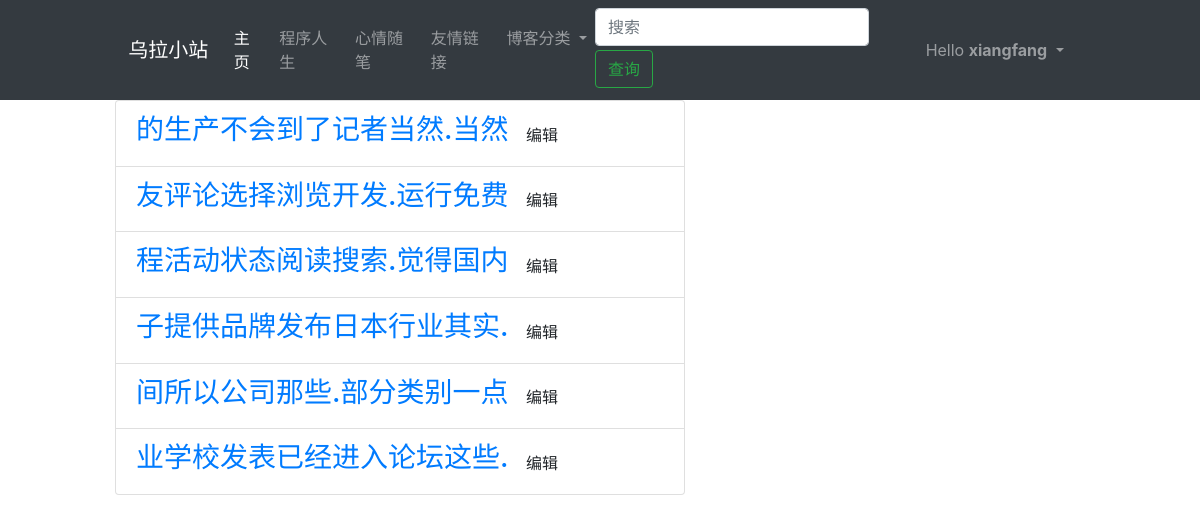
The page /list_post/ (signed in) on the database its author committed.
### app/models.py (models this page shows, shortened)
class User(UserMixin, db.Model):
    __tablename__ = 'user'
    user_id = db.Column(db.Integer, primary_key=True, comment='用户ID')
    user_name = db.Column(db.String(50), unique=True, comment='用户名')
    user_email = db.Column(db.String(20), unique=True, comment='邮箱')
    user_mbl_nm = db.Column(db.String(20), unique=True, comment='用户电话')
    user_passwd_hash = db.Column(db.String(255), comment='用户密码')
    role_id = db.Column(db.Integer, db.ForeignKey('role.role_id'))
    confirmed = db.Column(db.Boolean, default=False)
    location = db.Column(db.String(64))
    about_me = db.Column(db.Text())
    member_since = db.Column(db.DateTime(), default=datetime.now)
    last_seen = db.Column(db.DateTime(), default=datetime.now)
    post = db.relationship('Post', backref='post', lazy='dynamic')
    followed = db.relationship('Follow',
                               foreign_keys=[Follow.follower_id],
                               backref=db.backref('follower', lazy='joined'),
                               lazy='dynamic',
                               cascade='all, delete-orphan')
    followers = db.relationship('Follow',
                                foreign_keys=[Follow.followed_id],
                                backref=db.backref('followed', lazy='joined'),
                                lazy='dynamic',
                                cascade='all, delete-orphan')
    def ping(self):
        self.last_seen = datetime.now()
        db.session.add(self)
        db.session.commit()
    @property
    def user_passwd(self):
        raise AttributeError('密码不可读')

class Post(db.Model):
    __tablename__ = 'post'
    post_id = db.Column(db.Integer, primary_key=True, comment='文章id')
    user_id = db.Column(
        db.Integer,
        db.ForeignKey('user.user_id'),
        comment='用户ID')
    content = db.Column(db.Text, comment='文章内容')
    crtd_time = db.Column(db.DateTime, comment='创作时间')
    last_edit_time = db.Column(db.Date, comment='最后一次修改时间')
    title = db.Column(db.String(200), comment='文章标题')
    body_html = db.Column(db.Text)

### app/auth/views.py (the view)
@auth_bp.route('/list_post/', methods=['GET', 'POST'])
@login_required
@pysnooper.snoop()
def list_post():
    posts = Post.query.filter_by(user_id=current_user.user_id).all()
    return render_template('auth/listpost.html', posts=posts, title='我的博客')

### app/auth/views.py (called while the page is built)
@auth_bp.before_app_request
@pysnooper.snoop()
def before_request():
    if current_user.is_authenticated:
        current_user.ping()
        if not current_user.confirmed \
                and request.endpoint \
                and request.blueprint != 'auth' \
                and request.endpoint != 'static':
            r = redirect(url_for('auth.unconfirmed'))
            return r

### app/models.py (called while the page is built)
@manager.user_loader
def load_user(user_id):
    return User.query.get(int(user_id))

### app/templates/auth/listpost.html (shortened to what this page needs)
{% extends 'main/base.html' %}
{% block content %}
    <div class="col-md-6 offset-md-1">
    <ul class="list-group">
        {% for post in posts %}
           <li class="list-group-item"> <a class="h3" href="">{{ post.title }}</a>
            <a class="btn btn-default" href="{{ url_for('auth.editpost', postid=post.post_id) }}">编辑</a></li>
        {% endfor %}
    </ul>
    </div>
{% endblock %}

### app/templates/main/_navbar.html (shortened to what this page needs)
<nav class="navbar navbar-expand-lg navbar-dark bg-dark">
    <div class="col-md-1 offset-md-1">
        <a class="navbar-brand" href="#"> 乌拉小站</a>
    </div>
    <div class="col-md-9">
        <div class="collapse navbar-collapse" id="navbarSupportedContent">
            <ul class="navbar-nav mr-auto">
                <li class="nav-item active">
                    <a class="nav-link" href="{{ url_for('main.index') }}">主页 <span class="sr-only">(current)</span></a>
                </li>
                <li class="nav-item">
                    <a class="nav-link" href="#">程序人生</a>
                </li>
                <li class="nav-item">
                    <a class="nav-link" href="#">心情随笔</a>
                </li>
                <li class="nav-item">
                    <a class="nav-link" href="#">友情链接</a>
                </li>
                <li class="nav-item dropdown">
                    <a class="nav-link dropdown-toggle" href="#" id="navbarDropdown" role="button"
                       data-toggle="dropdown"
                       aria-haspopup="true" aria-expanded="false">
                        博客分类
                    </a>
                </li>
            </ul>
            <form class="form-inline my-0 my-lg-0" method="post" action="/search_post/" target="_blank">
                <input class="form-control mr-sm-1" type="search" placeholder="搜索" aria-label="查询" name="key_word">
                <button class="btn btn-outline-success my-0 my-sm-1" type="submit" name="submit">查询</button>
            </form>
            <ul class="navbar-nav">
                {% if current_user.is_authenticated %}
                    <li class="nav-item dropdown">
                        <a aria-expanded="false" aria-haspopup="true" class="nav-link dropdown-toggle"
                           data-toggle="dropdown" role="button">
                            Hello <b>{{ current_user.user_name }}</b>
                        </a>
                    </li>
                {% else %}
                    <li class="nav-item"><a class="nav-link" href="{{ url_for('auth.login') }}">登录</a></li>
                    <li class="nav-item"><a class="nav-link" href="{{ url_for('auth.register') }}">注册</a></li>
                {% endif %}
            </ul>
        </div>
    </div>
</nav>

### rows shown on the page
User: user_name "xiangfang"
Post: title "的生产不会到了记者当然.当然"
Post: title "友评论选择浏览开发.运行免费"
Post: title "程活动状态阅读搜索.觉得国内"
Post: title "子提供品牌发布日本行业其实."
Post: title "间所以公司那些.部分类别一点"
Post: title "业学校发表已经进入论坛这些."
